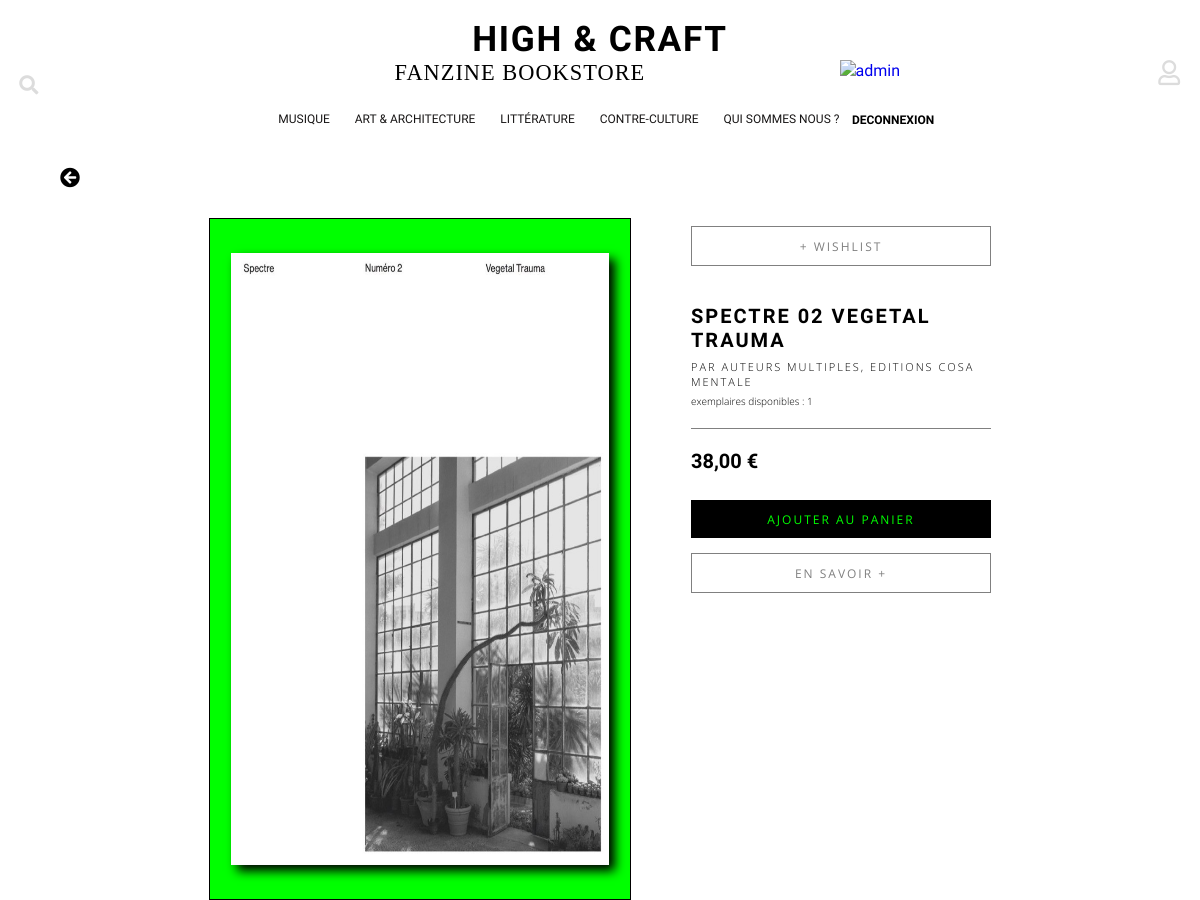
Page /item.php?id=3 (signed in, upper part) on the earlier database version.
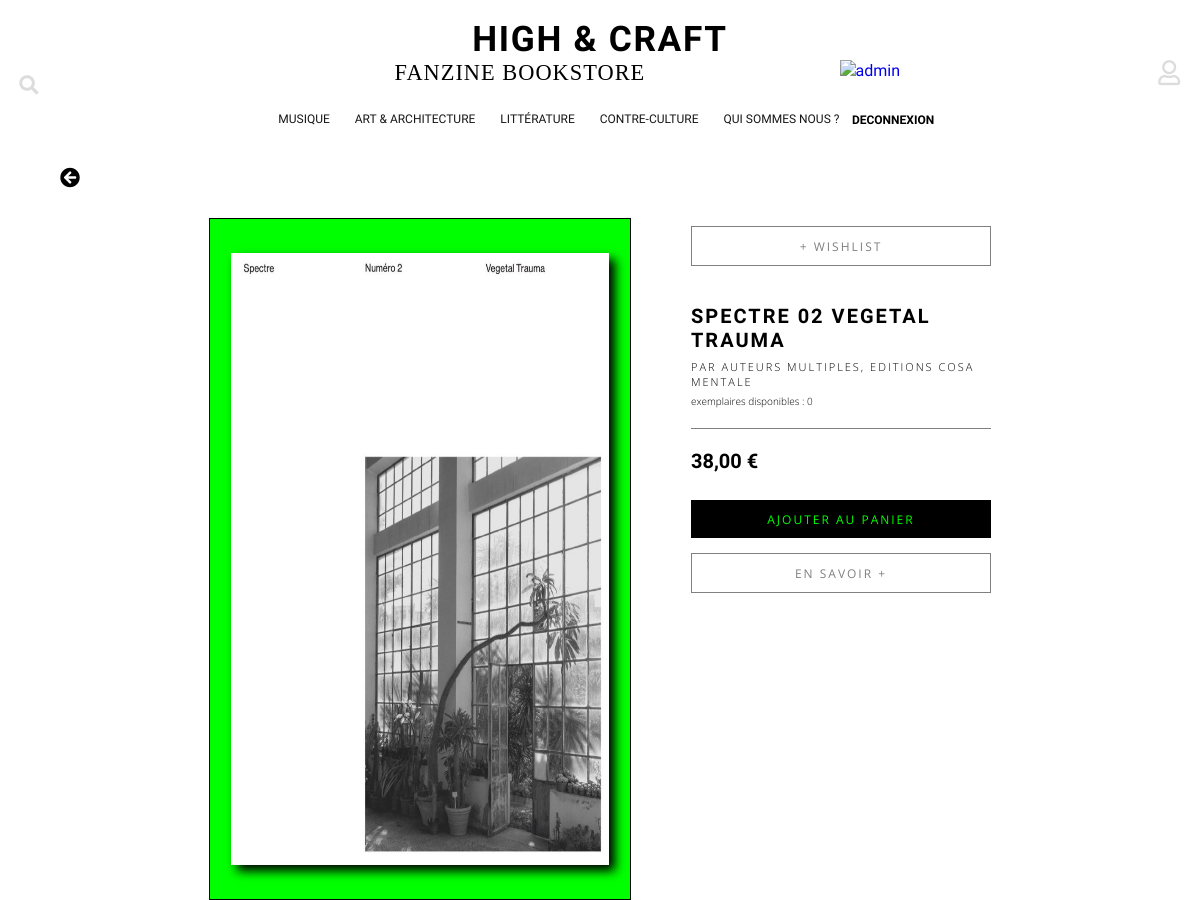
Same page on the later database version.
### tables this page shows
CREATE TABLE `article` (
  `id_article` int(11) NOT NULL,
  `id_distributeur` int(11) NOT NULL,
  `id_categorie` int(11) NOT NULL,
  `id_sous_categorie` int(11) NOT NULL,
  `nom_article` varchar(100) NOT NULL,
  `auteur_article` varchar(100) NOT NULL,
  `editions_article` varchar(100) NOT NULL,
  `description_article` text NOT NULL,
  `citation_article` varchar(255) NOT NULL,
  `nb_pages` int(11) NOT NULL,
  `annee_parution` year(4) NOT NULL,
  `prix_article` decimal(10,0) NOT NULL,
  `date_registration` datetime NOT NULL
);

CREATE TABLE `stock` (
  `id_stock` int(11) NOT NULL,
  `id_article` int(11) NOT NULL,
  `nb_articles_stock` int(11) NOT NULL,
  `date_check_stock` datetime NOT NULL
);

CREATE TABLE `image_article` (
  `id_image_article` int(11) NOT NULL,
  `id_article` int(11) NOT NULL,
  `chemin` text NOT NULL
);

### class/db.php (called while the page is built, shortened)
<?php
class DB
{
    private $host    = "localhost";
    private $username = "root";
    private $password = "";
    private $database     = "boutique";
		public $db;
		public function __construct($host = null, $username = null, $password = null, $database = null){
			try{
				$this->db = new PDO('mysql:host='.$this->host.';dbname='.$this->database, $this->username, $this->password,
				array(
						PDO::MYSQL_ATTR_INIT_COMMAND => 'SET NAMES UTF8',
						PDO::ATTR_ERRMODE => PDO::ERRMODE_WARNING
					));
			}catch(PDOException $e)
			{
				die('<h1>Impossible de se connecter a la BDD</h1>');
			}
		}
		public function connectDb(){
	        try{
				$this->db = new PDO('mysql:host='.$this->host.';dbname='.$this->database, $this->username, $this->password,
				array(
						PDO::MYSQL_ATTR_INIT_COMMAND => 'SET NAMES UTF8',
						PDO::ATTR_ERRMODE => PDO::ERRMODE_WARNING
					));
			    return $this->db;
			}catch(PDOException $e)
			{
				die('<h1>Impossible de se connecter a la BDD</h1>');
			}
	    }
    public function query($sql, $data = array())
    {
        $req =$this->db->prepare($sql);
        $req->execute($data);
        return $req->fetchAll(PDO::FETCH_OBJ);
    }
}

### item.php (the view, shortened to what this page needs)
<!DOCTYPE html>
<html>
<head>
    <link rel="stylesheet" href="https://use.fontawesome.com/releases/v5.3.1/css/all.css">
    <link rel="stylesheet" type="text/css" href="css/style.css">
    <link rel="stylesheet" type="text/css" href="css/style-item.css">
</head>
<body>
    <header>
        <?php
        include("includes/header.php");
        $id_article = $_GET['id'];
        $item = $category->article_infos($id_article);
        ?>
    </header>
    <main>
        <section id="before"><a href="javascript:history.back()"><i class="fas fa-arrow-circle-left"></i></a></section>
        <section id="container-item">
            <section id="box-img-item">
                <img src="<?= ($item['chemin'])?>" width="10%" alt="cover-fanzine">
            </section>
                <article id="presentation-item">
                        <?php if (isset($_SESSION['user'])) {
                          ?>
                        <?php $id_user= ($_SESSION['user']['id_user']);
                              $id_article = $_GET['id'];
                              $query = $db->query("SELECT * FROM wishlist WHERE id_utilisateur = $id_user AND id_article= $id_article");
            if (count($query) >= 1 ) {
                echo "Vous avez  ajouté cet article à votre wishlist";
            } else {
?>
<form method="post" action="action_wishlist.php" class="form" id="userForm">
    <input type="submit" class="" name="submit_wish" value="+ wishlist"/>
</form>
<?php }
} ?>
                    <h1><?= ($item['nom_article'])?></h1>
                    <h2>par <?= ($item['auteur_article']).', '.($item['editions_article'])?></h2>
                        <aside id="ex-item">exemplaires disponibles : <?= ($item['nb_articles_stock'])?></aside>
                        <section id="price-item">
                            <?= $formatter->formatCurrency($item['prix_article'], 'EUR'), PHP_EOL; ?>
                        </section>
                        <a class="add addpanier" onclick="window.location.reload()" id="add-basket" href="addpanier.php?id=<?= $id_article ?>">
                            ajouter au panier
                        </a>
                    <form class='onglet' method='POST'>
                        <input id="more_infos" name="more" value="EN SAVOIR +" type="submit"/>
                    </form>
                </article>
        </section>
    </main>
</body>
</html>

Differences in the rows shown:
changed article "SPECTRE 02 VEGETAL TRAUMA": stock.nb_articles_stock "1" → "0"
